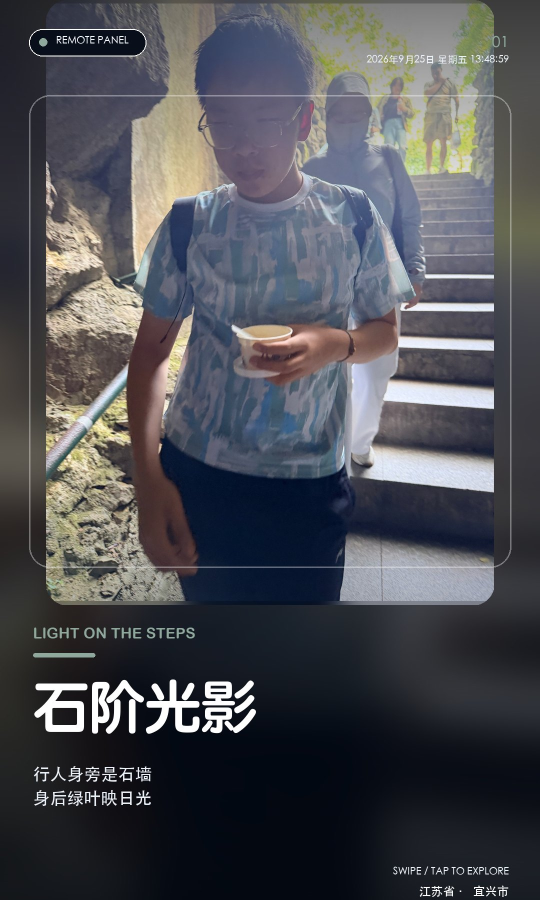
#> input picture server/ipad/rollback/2026-10-05-pre-weekly/rendered-v24/frame-01.jpg, 1080 x 1800 px (shown at 1/2 size)
$ python contact_sheet.py ../ipad/rollback/2026-10-05-pre-weekly/rendered-v24 out.png
#> lines starting #> are read from the running program, lines starting #| are printed output that depends on the picture
from pathlib import Path
from PIL import Image, ImageDraw, ImageFont
import sys
root=Path(sys.argv[1])
out=Path(sys.argv[2])
files=sorted(root.glob('photo-*')) or sorted(root.glob('frame-*.jpg'))
thumb_w,thumb_h=270,300
cols=4
rows=(len(files)+cols-1)//cols
sheet=Image.new('RGB',(cols*thumb_w,rows*thumb_h),(24,28,36))
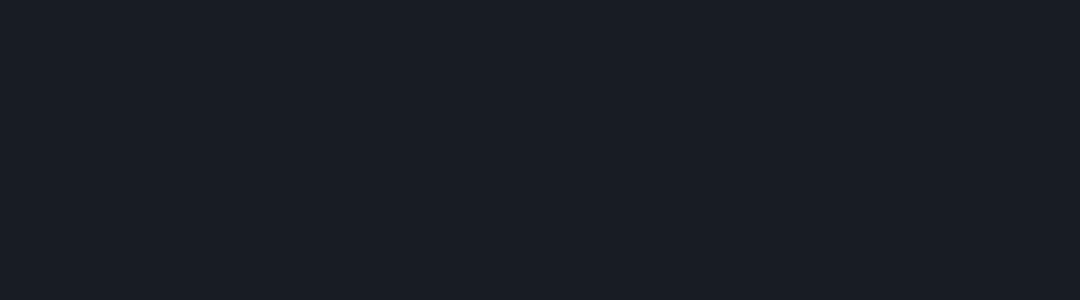
#> sheet: PIL image 1080x300 RGB; mean R, G, B 24, 28, 36
d=ImageDraw.Draw(sheet)
for i,p in enumerate(files):
    with Image.open(p) as im:
#> im is the input picture: PIL image 1080x1800 RGB; mean R, G, B 77.4, 78.6, 84
        im=im.convert('RGB'); im.thumbnail((thumb_w-20,thumb_h-48))
#> after `im.thumbnail((thumb_w - 20, thumb_h - 48))`:
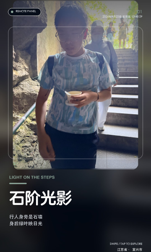
#> im: PIL image 151x252 RGB; mean R, G, B 77.3, 78.5, 83.9
        x=(i%cols)*thumb_w+(thumb_w-im.width)//2; y=(i//cols)*thumb_h+28
#> after `x = i % cols * thumb_w + (thumb_w - im.width) // 2`: x = 59
        sheet.paste(im,(x,y))
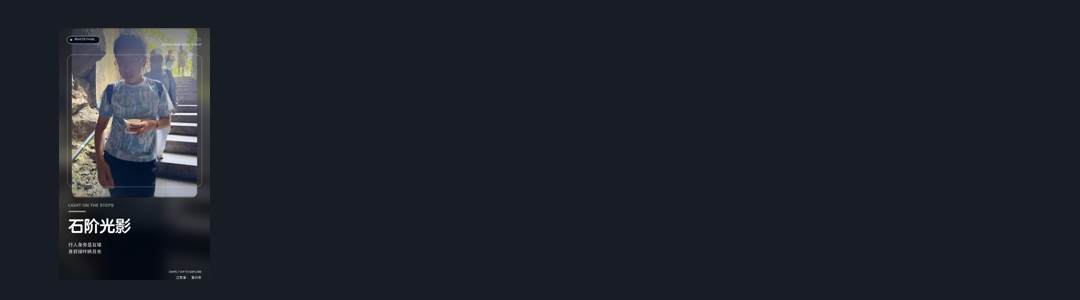
#> sheet: PIL image 1080x300 RGB; mean R, G, B 30.3, 33.9, 41.6
    d.text(((i%cols)*thumb_w+10,(i//cols)*thumb_h+8),f'{i+1:02d}  {p.name}',fill='white')
#> pass 2 of the loop `for i,p in enumerate(files):`:
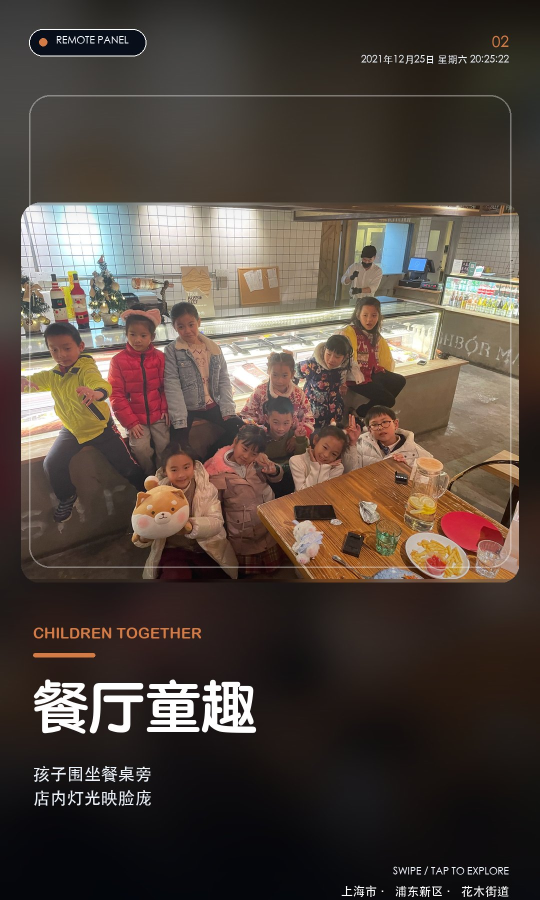
#> input picture server/ipad/rollback/2026-10-05-pre-weekly/rendered-v24/frame-02.jpg, 1080 x 1800 px (shown at 1/2 size)
#> im is the input picture: PIL image 1080x1800 RGB; mean R, G, B 82, 70.2, 62.2
#> `im.thumbnail((thumb_w - 20, thumb_h - 48))`:
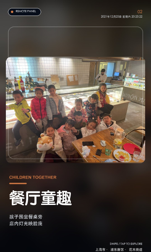
#> im: PIL image 151x252 RGB; mean R, G, B 81.9, 70.2, 62.1
#> `sheet.paste(im,(x,y))`:
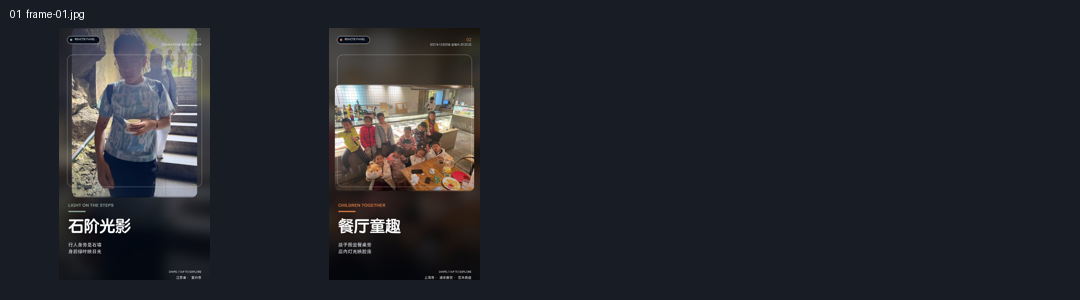
#> sheet: PIL image 1080x300 RGB; mean R, G, B 37.2, 39, 44.8
sheet.save(out,quality=92)
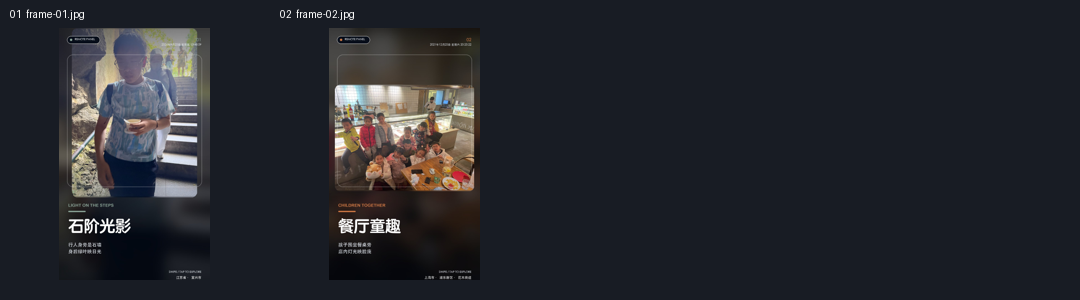
#> saved as out.png: PIL image 1080x300 RGB; mean R, G, B 37.3, 39.1, 44.9
print(out, len(files), sheet.size)
#| out.png 2 (1080, 300)
